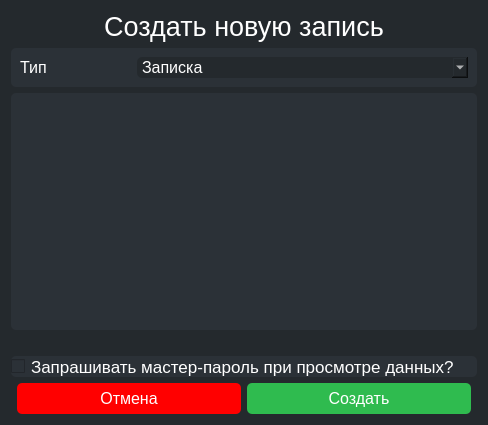
<?xml version="1.0" encoding="UTF-8"?>
<ui version="4.0">
 <class>Dialog</class>
 <widget class="QDialog" name="Dialog">
  <property name="geometry">
   <rect>
    <x>0</x>
    <y>0</y>
    <width>488</width>
    <height>425</height>
   </rect>
  </property>
  <property name="sizePolicy">
   <sizepolicy hsizetype="Minimum" vsizetype="Preferred">
    <horstretch>0</horstretch>
    <verstretch>0</verstretch>
   </sizepolicy>
  </property>
  <property name="windowTitle">
   <string>Dialog</string>
  </property>
  <property name="styleSheet">
   <string notr="true">background-color:rgb(36,41,45);
border-radius:5px;
border-width:2px;</string>
  </property>
  <layout class="QGridLayout" name="gridLayout" rowstretch="0,0,1,0,0,0">
   <item row="3" column="0" colspan="3">
    <widget class="QLabel" name="errorInfoLabel">
     <property name="font">
      <font>
       <family>Tahoma</family>
      </font>
     </property>
     <property name="styleSheet">
      <string notr="true">color:rgb(255,0,0);</string>
     </property>
     <property name="text">
      <string/>
     </property>
     <property name="alignment">
      <set>Qt::AlignRight|Qt::AlignTrailing|Qt::AlignVCenter</set>
     </property>
    </widget>
   </item>
   <item row="5" column="1">
    <layout class="QHBoxLayout" name="horizontalLayout">
     <item>
      <widget class="QPushButton" name="cancelButton">
       <property name="sizePolicy">
        <sizepolicy hsizetype="Expanding" vsizetype="Fixed">
         <horstretch>0</horstretch>
         <verstretch>0</verstretch>
        </sizepolicy>
       </property>
       <property name="styleSheet">
        <string notr="true">border-radius:5px;
border-width:2px;
padding:6px;
border-color:rgb(255,0,0);
background-color:rgb(255,0,0);
color:rgb(255,255,255);
font-size:12pt;</string>
       </property>
       <property name="text">
        <string>Отмена</string>
       </property>
      </widget>
     </item>
     <item>
      <widget class="QPushButton" name="acceptButton">
       <property name="sizePolicy">
        <sizepolicy hsizetype="Expanding" vsizetype="Fixed">
         <horstretch>0</horstretch>
         <verstretch>0</verstretch>
        </sizepolicy>
       </property>
       <property name="styleSheet">
        <string notr="true">border-radius:5px;
border-width:2px;
padding:6px;
border-color:rgb(47,187,79);
background-color:rgb(47,187,79);
color:rgb(255,255,255);
font-size:12pt;</string>
       </property>
       <property name="text">
        <string>Создать</string>
       </property>
      </widget>
     </item>
    </layout>
   </item>
   <item row="1" column="0" colspan="3">
    <widget class="QWidget" name="horizontalWidget_2" native="true">
     <property name="styleSheet">
      <string notr="true">background-color:rgb(43,49,55);
border-width:2;border-radius:5px;</string>
     </property>
     <layout class="QHBoxLayout" name="horizontalLayout_2" stretch="1,3">
      <item>
       <widget class="QLabel" name="typeLabel">
        <property name="sizePolicy">
         <sizepolicy hsizetype="Preferred" vsizetype="Minimum">
          <horstretch>0</horstretch>
          <verstretch>0</verstretch>
         </sizepolicy>
        </property>
        <property name="font">
         <font>
          <family>Tahoma</family>
          <pointsize>12</pointsize>
         </font>
        </property>
        <property name="styleSheet">
         <string notr="true">color:rgb(255,255,255)</string>
        </property>
        <property name="text">
         <string>Тип</string>
        </property>
       </widget>
      </item>
      <item>
       <widget class="QComboBox" name="comboBox">
        <property name="sizePolicy">
         <sizepolicy hsizetype="Preferred" vsizetype="Fixed">
          <horstretch>0</horstretch>
          <verstretch>0</verstretch>
         </sizepolicy>
        </property>
        <property name="font">
         <font>
          <family>Tahoma</family>
          <pointsize>12</pointsize>
         </font>
        </property>
        <property name="styleSheet">
         <string notr="true">color:rgb(255,255,255);background-color:rgb(36,41,45);font-size:12pt;
border-radius:5px;
border-width:2px;</string>
        </property>
        <item>
         <property name="text">
          <string>Записка</string>
         </property>
        </item>
        <item>
         <property name="text">
          <string>Логин и пароль</string>
         </property>
        </item>
       </widget>
      </item>
     </layout>
    </widget>
   </item>
   <item row="2" column="0" colspan="3">
    <widget class="QWidget" name="formWidget" native="true">
     <property name="styleSheet">
      <string notr="true">border-width:2;border-radius:5px;background-color:rgb(43,49,55);</string>
     </property>
    </widget>
   </item>
   <item row="4" column="0" colspan="3">
    <widget class="QCheckBox" name="checkBox">
     <property name="palette">
      <palette>
       <active>
        <colorrole role="WindowText">
         <brush brushstyle="SolidPattern">
          <color alpha="255">
           <red>255</red>
           <green>255</green>
           <blue>255</blue>
          </color>
         </brush>
        </colorrole>
        <colorrole role="Button">
         <brush brushstyle="SolidPattern">
          <color alpha="255">
           <red>43</red>
           <green>49</green>
           <blue>55</blue>
          </color>
         </brush>
        </colorrole>
        <colorrole role="Text">
         <brush brushstyle="SolidPattern">
          <color alpha="255">
           <red>255</red>
           <green>255</green>
           <blue>255</blue>
          </color>
         </brush>
        </colorrole>
        <colorrole role="ButtonText">
         <brush brushstyle="SolidPattern">
          <color alpha="255">
           <red>255</red>
           <green>255</green>
           <blue>255</blue>
          </color>
         </brush>
        </colorrole>
        <colorrole role="Base">
         <brush brushstyle="SolidPattern">
          <color alpha="255">
           <red>43</red>
           <green>49</green>
           <blue>55</blue>
          </color>
         </brush>
        </colorrole>
        <colorrole role="Window">
         <brush brushstyle="SolidPattern">
          <color alpha="255">
           <red>43</red>
           <green>49</green>
           <blue>55</blue>
          </color>
         </brush>
        </colorrole>
       </active>
       <inactive>
        <colorrole role="WindowText">
         <brush brushstyle="SolidPattern">
          <color alpha="255">
           <red>255</red>
           <green>255</green>
           <blue>255</blue>
          </color>
         </brush>
        </colorrole>
        <colorrole role="Button">
         <brush brushstyle="SolidPattern">
          <color alpha="255">
           <red>43</red>
           <green>49</green>
           <blue>55</blue>
          </color>
         </brush>
        </colorrole>
        <colorrole role="Text">
         <brush brushstyle="SolidPattern">
          <color alpha="255">
           <red>255</red>
           <green>255</green>
           <blue>255</blue>
          </color>
         </brush>
        </colorrole>
        <colorrole role="ButtonText">
         <brush brushstyle="SolidPattern">
          <color alpha="255">
           <red>255</red>
           <green>255</green>
           <blue>255</blue>
          </color>
         </brush>
        </colorrole>
        <colorrole role="Base">
         <brush brushstyle="SolidPattern">
          <color alpha="255">
           <red>43</red>
           <green>49</green>
           <blue>55</blue>
          </color>
         </brush>
        </colorrole>
        <colorrole role="Window">
         <brush brushstyle="SolidPattern">
          <color alpha="255">
           <red>43</red>
           <green>49</green>
           <blue>55</blue>
          </color>
         </brush>
        </colorrole>
       </inactive>
       <disabled>
        <colorrole role="WindowText">
         <brush brushstyle="SolidPattern">
          <color alpha="255">
           <red>255</red>
           <green>255</green>
           <blue>255</blue>
          </color>
         </brush>
        </colorrole>
        <colorrole role="Button">
         <brush brushstyle="SolidPattern">
          <color alpha="255">
           <red>43</red>
           <green>49</green>
           <blue>55</blue>
          </color>
         </brush>
        </colorrole>
        <colorrole role="Text">
         <brush brushstyle="SolidPattern">
          <color alpha="255">
           <red>255</red>
           <green>255</green>
           <blue>255</blue>
          </color>
         </brush>
        </colorrole>
        <colorrole role="ButtonText">
         <brush brushstyle="SolidPattern">
          <color alpha="255">
           <red>255</red>
           <green>255</green>
           <blue>255</blue>
          </color>
         </brush>
        </colorrole>
        <colorrole role="Base">
         <brush brushstyle="SolidPattern">
          <color alpha="255">
           <red>43</red>
           <green>49</green>
           <blue>55</blue>
          </color>
         </brush>
        </colorrole>
        <colorrole role="Window">
         <brush brushstyle="SolidPattern">
          <color alpha="255">
           <red>43</red>
           <green>49</green>
           <blue>55</blue>
          </color>
         </brush>
        </colorrole>
       </disabled>
      </palette>
     </property>
     <property name="font">
      <font>
       <family>Tahoma</family>
       <pointsize>13</pointsize>
      </font>
     </property>
     <property name="styleSheet">
      <string notr="true">color:rgb(255,255,255);border-width:2;border-radius:5;background-color:rgb(43,49,55);</string>
     </property>
     <property name="text">
      <string>Запрашивать мастер-пароль при просмотре данных?</string>
     </property>
    </widget>
   </item>
   <item row="0" column="0" colspan="3">
    <widget class="QLabel" name="label">
     <property name="sizePolicy">
      <sizepolicy hsizetype="Preferred" vsizetype="Fixed">
       <horstretch>0</horstretch>
       <verstretch>0</verstretch>
      </sizepolicy>
     </property>
     <property name="font">
      <font>
       <family>Tahoma</family>
       <pointsize>20</pointsize>
      </font>
     </property>
     <property name="styleSheet">
      <string notr="true">color:rgb(255,255,255);</string>
     </property>
     <property name="text">
      <string>Создать новую запись</string>
     </property>
     <property name="alignment">
      <set>Qt::AlignCenter</set>
     </property>
    </widget>
   </item>
  </layout>
 </widget>
 <resources/>
 <connections/>
</ui>
